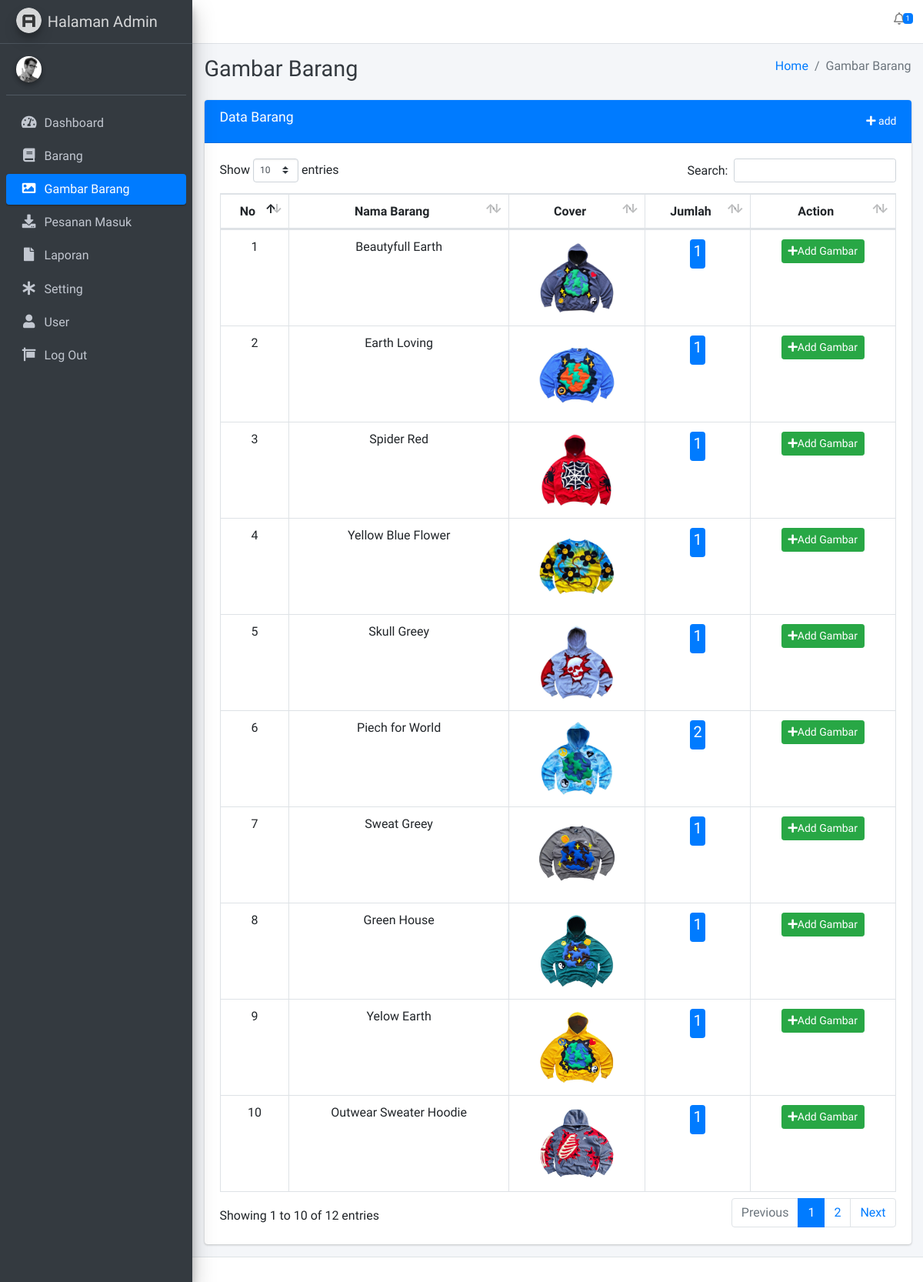
The app's page /gambarbarang with its own data.
### tables this page shows
CREATE TABLE `tbl_barang` (
  `id_barang` int(12) NOT NULL,
  `nama_barang` varchar(100) NOT NULL,
  `harga` int(20) NOT NULL,
  `total_stok` int(12) DEFAULT NULL,
  `stok_s` int(20) NOT NULL,
  `stok_l` int(20) NOT NULL,
  `stok_m` int(20) NOT NULL,
  `stok_xl` int(20) NOT NULL,
  `deskripsi` text NOT NULL,
  `gambar` text NOT NULL,
  `berat` int(12) NOT NULL
);

### application/views/layout/v_wrapper_backend.php (called while the page is built)
<?php
require_once('v_head.php');
require_once('v_header_backend.php');
require_once('v_nav_backend.php');
require_once('v_content.php');
require_once('v_footer_backend.php');
?>

### application/controllers/gambarbarang.php (called while the page is built, shortened)
<?php
class Gambarbarang extends CI_Controller
{
    public function __construct()
    {
        $this->load->model('m_gambarbarang');
        $this->load->model('m_admin');
        $this->load->model('m_barang');
    }
    public function index($offset = 0)
    {
        $data = array(
            'title' => 'Gambar Barang',
            'pesanan_masuk_notif' => $this->m_admin->pesanan_masuk_notif(),
            'gambarbarang' => $this->m_gambarbarang->get_all_data(),
            'isi'   => 'admin/gambarbarang/v_index',
        );
        $this->load->view('layout/v_wrapper_backend', $data, FALSE);
    }
}

### index.php (called while the page is built, shortened)
<?php
require_once BASEPATH.'core/CodeIgniter.php';

### application/views/layout/v_content.php (called while the page is built)
<?php
if($isi){
    $this->load->view($isi);
}
?>

### application/models/M_admin.php (called while the page is built, shortened)
<?php
class M_admin extends CI_Model
{
    public function pesanan_masuk_notif()
    {
        $this->db->where('status_bayar=0');
        return $this->db->get('tbl_transaksi')->num_rows();
    }
}
?>

### application/models/M_gambarbarang.php (called while the page is built, shortened)
<?php
class M_gambarbarang extends CI_Model
{
    public function get_all_data()
    {
        $this->db->select('tbl_barang.*, COUNT(tbl_gambar.id_gambar) total_gambar');
        $this->db->from('tbl_barang');
        $this->db->join('tbl_gambar','tbl_gambar.id_barang = tbl_barang.id_barang','left');
        $this->db->group_by('tbl_barang.id_barang');
        $this->db->order_by('tbl_barang.id_barang','desc');
        return $this->db->get()->result();
    }
}
?>

### application/views/admin/gambarbarang/v_index.php (the view, shortened to what this page needs)
<div class="col-md-12">
    <div class="card card-primary">
        <div class="card-header">
            <h3 class="card-title">Data Barang</h3>
            <div class="card-tools">
                <a href="<?= base_url('barang/add') ?>" type="button" class="btn btn-primary btn-sm"><i class="fas fa-plus"></i>
                    add</a>
            </div>
        </div>
        <div class="card-body">
            <table class="table table-bordered" id="example1">
                <thead>
                    <tr class="text-center">
                        <th class="text-center">No</th>
                        <th class="text-center">Nama Barang</th>
                        <th class="text-center">Cover</th>
                        <th class="text-center">Jumlah</th>
                        <th class="text-center">Action</th>
                    </tr>
                </thead>
                <tbody>
                    <?php $no = 1;
                    foreach ($gambarbarang as $key => $value) { ?>
                        <tr>
                            <td class="text-center"><?= $no++ ?></td>
                            <td class="text-center"><?= $value->nama_barang ?></td>
                            <td class="text-center"> <img src="<?= base_url('assets/gambar/') . $value->gambar ?>" width="100px"> </td>
                            <td class="text-center" > <span class="badge bg-primary"><h5><?= $value->total_gambar ?></h5></span></td>
                            <td class="text-center">
                                <a href="<?= base_url('gambarbarang/add/'. $value->id_barang) ?>" class="btn btn-success btn-sm"><i class="fas fa-plus"></i>Add Gambar</a>
                            </td>
                        </tr>
                    <?php } ?>
                </tbody>
            </table>
        </div>
    </div>
</div>

### application/views/layout/v_head.php (shortened to what this page needs)
<html>
<head>
  <link rel="stylesheet" href="<?= base_url() ?>template/plugins/fontawesome-free/css/all.min.css">
  <link rel="stylesheet" href="https://code.ionicframework.com/ionicons/2.0.1/css/ionicons.min.css">
  <link rel="stylesheet" href="<?= base_url() ?>template/plugins/datatables-bs4/css/dataTables.bootstrap4.min.css">
  <link rel="stylesheet" href="<?= base_url() ?>template/plugins/datatables-responsive/css/responsive.bootstrap4.min.css">
  <link rel="stylesheet" href="<?= base_url() ?>template/plugins/sweetalert2-theme-bootstrap-4/bootstrap-4.min.css">
  <link rel="stylesheet" href="<?= base_url() ?>template/dist/css/adminlte.min.css">
</head>

### application/views/layout/v_header_backend.php (shortened to what this page needs)
<body class="hold-transition sidebar-mini">
    <div class="wrapper">
        <nav class="main-header navbar navbar-expand navbar-white navbar-light">
            <ul class="navbar-nav ml-auto">
                <li class="nav-item dropdown">
                    <a class="nav-link" data-toggle="dropdown" href="#">
                        <i class="far fa-bell"></i>
                        <span class="badge badge-primary navbar-badge"><?= $pesanan_masuk_notif ?></span>
                    </a>
                </li>
            </ul>
        </nav>

### application/views/layout/v_nav_backend.php (shortened to what this page needs)
<aside class="main-sidebar sidebar-dark-primary elevation-4">
    <a href="<?= base_url('admin') ?>" class="brand-link">
        <img src="<?= base_url() ?>template/dist/img/AdminLTELogo.png" alt="AdminLTE Logo" class="brand-image img-circle elevation-3" style="opacity: .8">
        <span class="brand-text font-weight-light">Halaman Admin</span>
    </a>
    <div class="sidebar">
        <div class="user-panel mt-3 pb-3 mb-3 d-flex">
            <div class="image">
                <img src="<?= base_url() ?>template/dist/img/user2-160x160.jpg" class="img-circle elevation-2" alt="User Image">
            </div>
            <div class="info">
            </div>
        </div>
        <nav class="mt-2">
            <ul class="nav nav-pills nav-sidebar flex-column" data-widget="treeview" role="menu" data-accordion="false">
                <li class="nav-item">
                    <a href="<?= base_url('admin') ?>" class="nav-link <?php if ($this->uri->segment(1) == 'admin' and $this->uri->segment(2) == "") {
                                                                           echo "active";
                                                                       } ?>">
                        <i class="nav-icon fas fa-tachometer-alt"></i>
                        <p>
                            Dashboard
                        </p>
                    </a>
                </li>
                <li class="nav-item">
                    <a href="<?= base_url('barang') ?>" class="nav-link <?php if ($this->uri->segment(1) == 'barang') {
                                                                               echo "active";
                                                                           } ?>">
                        <i class="nav-icon fas fa-book"></i>
                        <p>
                            Barang
                        </p>
                    </a>
                </li>
                <li class="nav-item">
                    <a href="<?= base_url('gambarbarang') ?>" class="nav-link <?php if ($this->uri->segment(1) == 'gambarbarang') {
                                                                                   echo "active";
                                                                               } ?>">
                        <i class="nav-icon fas fa-image"></i>
                        <p>
                            Gambar Barang
                        </p>
                    </a>
                </li>
                <li class="nav-item">
                    <a href="<?= base_url('admin/pesanan_masuk') ?>" class="nav-link <?php if ($this->uri->segment(2) == 'pesanan_masuk' and $this->uri->segment(1) == 'admin') {
                                                                                           echo "active";
                                                                                       } ?>">
                        <i class="nav-icon fas fa-download"></i>
                        <p>
                            Pesanan Masuk
                        </p>
                    </a>
                </li>
                <li class="nav-item">
                    <a href="<?= base_url('laporan') ?>" class="nav-link <?php if ($this->uri->segment(1) == 'laporan') {
                                                                               echo "active";
                                                                           } ?>">
                        <i class="nav-icon fa fa-file"></i>
                        <p>
                            Laporan
                        </p>
                    </a>
                </li>
                <li class="nav-item">
                    <a href="<?= base_url('admin/setting') ?>" class="nav-link">
                        <i class="nav-icon fa fa-asterisk"></i>
                        <p>
                            Setting
                        </p>
                    </a>
                </li>
                <li class="nav-item">
                    <a href="<?= base_url('user') ?>" class="nav-link <?php if ($this->uri->segment(1) == 'user') {
                                                                           echo "active";
                                                                       } ?>">
                        <i class="nav-icon fas fa-user"></i>
                        <p>
                            User
                        </p>
                    </a>
                </li>
                <li class="nav-item">
                    <a href="<?= base_url('auth/logout_user') ?>" class="nav-link">
                        <i class="nav-icon fas fa-sign"></i>
                        <p>
                            Log Out
                        </p>
                    </a>
                </li>
            </ul>
        </nav>
    </div>
</aside>
<div class="content-wrapper">
    <div class="content-header">
        <div class="container-fluid">
            <div class="row mb-2">
                <div class="col-sm-6">
                    <h1 class="m-0 text-dark"><?= $title ?></h1>
                </div>
                <div class="col-sm-6">
                    <ol class="breadcrumb float-sm-right">
                        <li class="breadcrumb-item"><a href="#">Home</a></li>
                        <li class="breadcrumb-item active"><?= $title ?></li>
                    </ol>
                </div>
            </div>
        </div>
    </div>
    <div class="content">
        <div class="container-fluid">
            <div class="row">

### application/views/layout/v_footer_backend.php (shortened to what this page needs)
</div>
</div>
</div>
</div>
<footer class="main-footer">
</footer>
</div>
</body>
</html>

### records on screen
tbl_barang: nama_barang "Beautyfull Earth", gambar (picture), total_gambar "1"
tbl_barang: nama_barang "Earth Loving", gambar (picture), total_gambar "1"
tbl_barang: nama_barang "Spider Red", gambar (picture), total_gambar "1"
tbl_barang: nama_barang "Yellow Blue Flower", gambar (picture), total_gambar "1"
tbl_barang: nama_barang "Skull Greey", gambar (picture), total_gambar "1"
tbl_barang: nama_barang "Piech for World", gambar (picture), total_gambar "2"
tbl_barang: nama_barang "Sweat Greey", gambar (picture), total_gambar "1"
tbl_barang: nama_barang "Green House", gambar (picture), total_gambar "1"
tbl_barang: nama_barang "Yelow Earth", gambar (picture), total_gambar "1"
tbl_barang: nama_barang "Outwear Sweater Hoodie", gambar (picture), total_gambar "1"

### other values on screen
$pesanan_masuk_notif "1"
$title "Gambar Barang"
